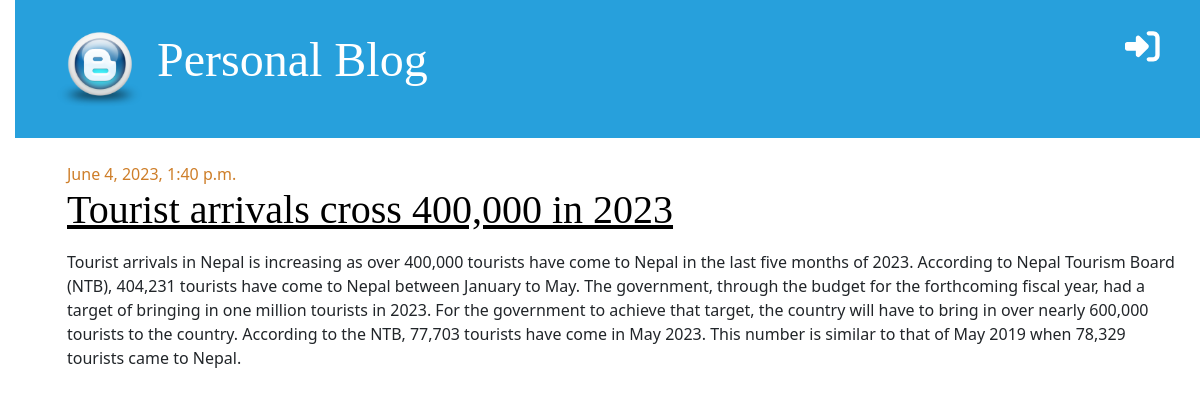
Screenshot of /post1-detail/2/ with the database file from the repository.
### blog1_app/models.py (models this page shows, shortened)
class Post(models.Model):
    title = models.CharField(max_length=255)
    content = models.TextField()
    published_at = models.DateTimeField(null=True, blank=True)
    author = models.ForeignKey("auth.User", on_delete=models.CASCADE)
    created_at = models.DateTimeField(auto_now_add=True)
    updated_at = models.DateTimeField(auto_now=True)

### blog1_app/views.py (the view)
class PostDetailView(DetailView):
    model = Post
    template_name = "post1_detail.html"
    context_object_name = "post2"

### templates/post1_detail.html (shortened to what this page needs)
{% extends "base.html" %}
{% block content %}
    <div class="post">
        {% if post2.published_at %}
        <div class="date">{{ post2.published_at }}</div>
        {% else %}
        {% if user.is_authenticated %}
        <a href="{% url 'post1-publish' post2.pk %}" class="btn btn-primary">Publish</a>
        {% endif %}
        {% endif %}
        <h1>
            <a href="{% url 'post1-detail' post2.pk %}">{{ post2.title }}</a>
        </h1>
        <p>
            <p>{{ post2.content }}</p>
        </p>
    </div>
{% endblock content %}

### static/css/blog.css (style rules this page uses)
body { padding-left: 15px; }
h1 a { color: #27a0dc; font-family: "Lobster"; }
h1, h2, h3, h4 { font-family: "Lobster", cursive; }
.date { color: #ce7e29; }
.post { margin-bottom: 30px; }
.post h1 a, .post h1 a:visited { color: #000000; }

### rows the page displays
Post: published_at "June 4, 2023, 1:40 p.m.", title "Tourist arrivals cross 400,000 in 2023", content "Tourist arrivals in Nepal is increasing as over 400,000 tourists have come to Nepal in the last five months of 2023. According to Nepal Tourism Board (NTB), 404,231 tourists have come to Nepal between January to May. The government, through the budget for the forthcoming fiscal year, had a target of bringing in one million tourists in 2023. For the government to achieve that target, the country will have to bring in over nearly 600,000 tourists to the country. According to the NTB, 77,703 tourists have come in May 2023. This number is similar to that of May 2019 when 78,329 tourists came to Nepal."
